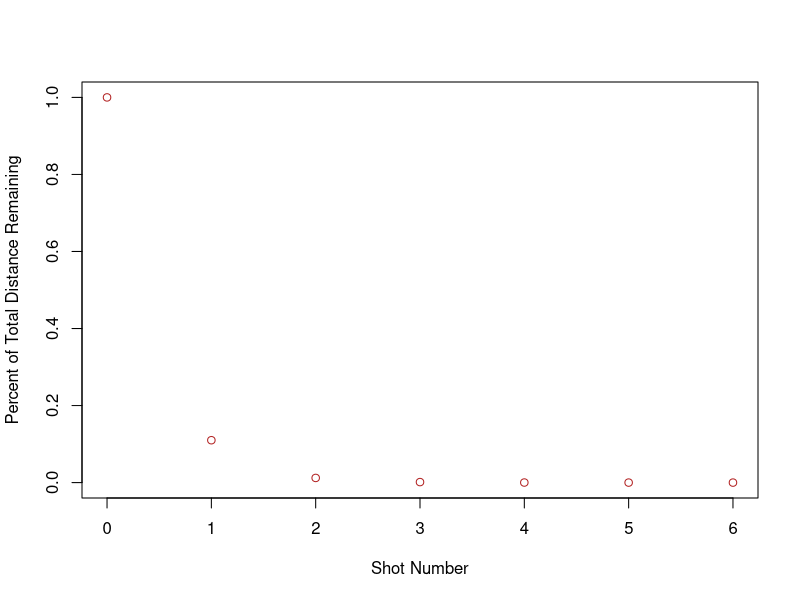
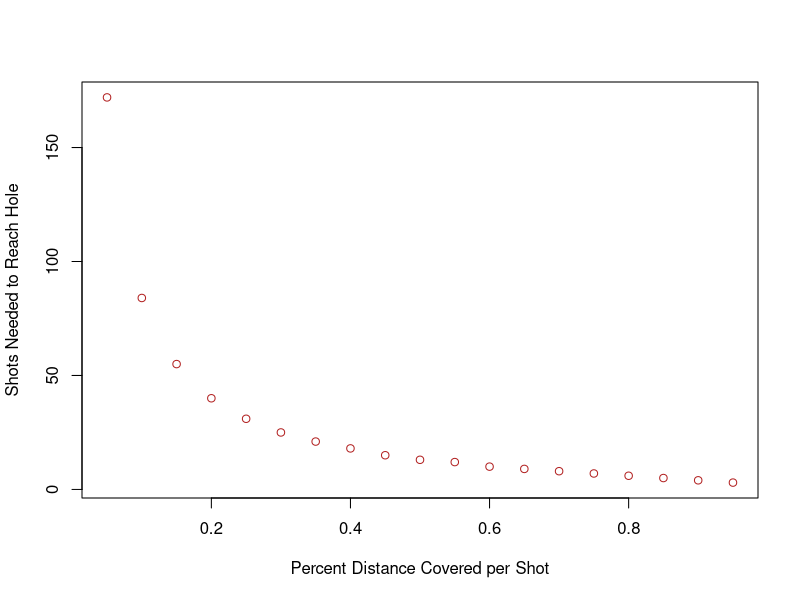

Reproduce these figures in R, in order.
## ---- chunk 1
knitr::opts_chunk$set(echo = TRUE)
## ---- chunk 2
x <- 0:6
y<-lapply(x, {function (i) (1-0.89)^i})
plot(x, y, col="firebrick",
     xlab="Shot Number", ylab="Percent of Total Distance Remaining" )
## ---- chunk 3
x <- seq(0.05,0.95,0.05)
y <- lapply(x, {function (x) (ceiling(log(2.125/14400)/log(1-x))) })
plot(x, y, col="firebrick",
     xlab="Percent Distance Covered per Shot", ylab="Shots Needed to Reach Hole" )
